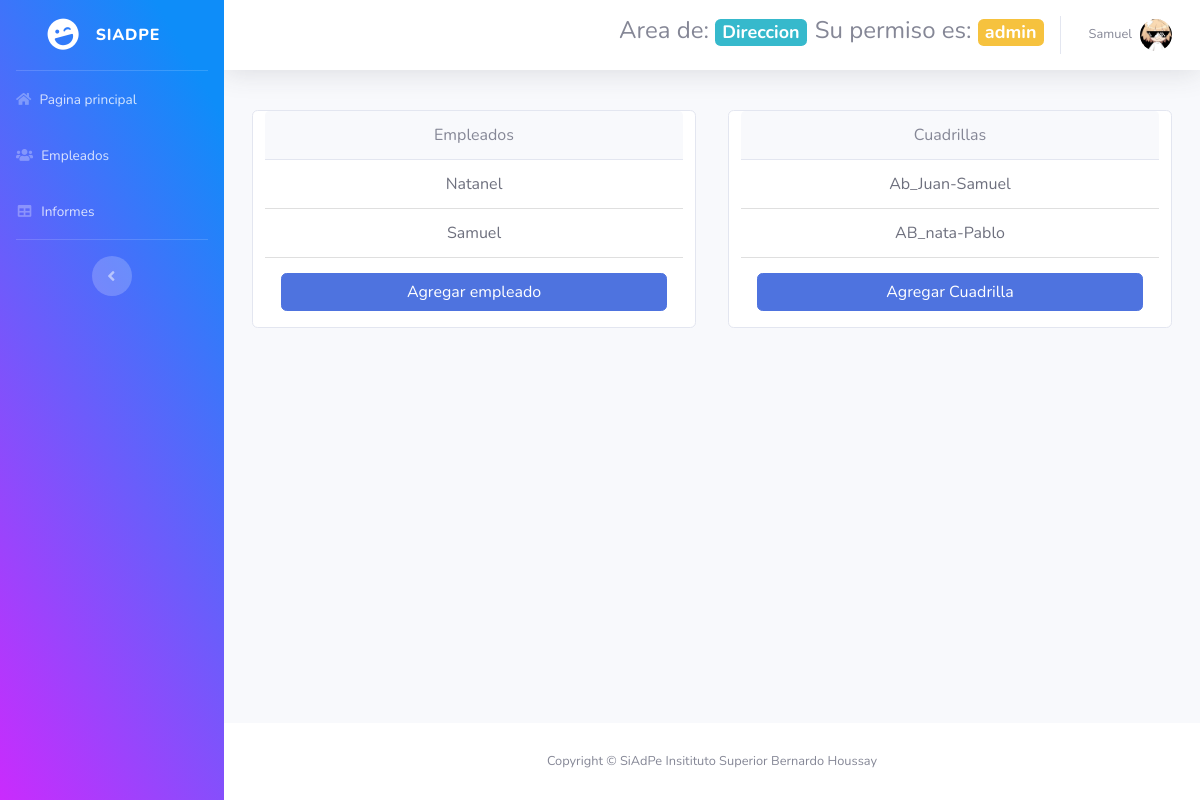
The app's page /dashboardAdmin/empleados.php (signed in), older data.
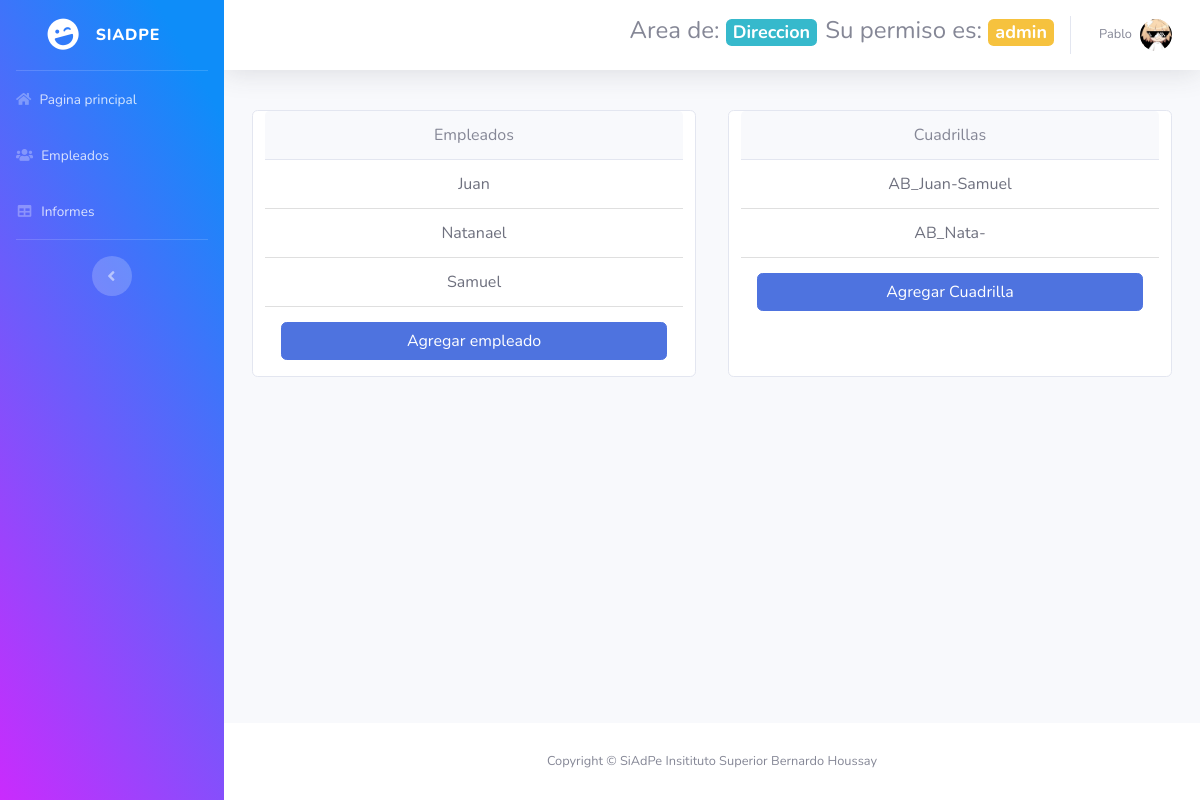
The same page, newer data.
### tables this page shows
CREATE TABLE IF NOT EXISTS `usuarios` (
  `id` int(11) NOT NULL AUTO_INCREMENT,
  `usuario` varchar(300) NOT NULL,
  `password` varchar(300) NOT NULL,
  `idRol` int(11) NOT NULL,
  `nombre` varchar(300) NOT NULL,
  `habilitado` tinyint(4) NOT NULL,
  PRIMARY KEY (`id`),
  KEY `idRol` (`idRol`)
);

CREATE TABLE IF NOT EXISTS `cuadrillas` (
  `id` int(11) NOT NULL AUTO_INCREMENT,
  `nombre` varchar(100) NOT NULL,
  `id_area` int(11) NOT NULL,
  PRIMARY KEY (`id`),
  KEY `id_area` (`id_area`)
);

### dashboardAdmin/empleados.php (the view, shortened to what this page needs)
<?php require_once "vistas/parte_superior.php"?>
<?php
$objeto = new Conexion();
$conexion = $objeto->Conectar();
$consulta = "SELECT Usuarios.nombre FROM Empleados INNER JOIN Usuarios ON Empleados.id_usuario = Usuarios.id ORDER BY nombre ASC";
$resultado = $conexion->prepare($consulta);
$resultado->execute();
$dataEmpleados=$resultado->fetchAll(PDO::FETCH_ASSOC);
$consulta = "SELECT nombre FROM `cuadrillas`";
$resultado = $conexion->prepare($consulta);
$resultado->execute();
$dataCuadrillas=$resultado->fetchAll(PDO::FETCH_ASSOC);
?>
<div class="container text-center">
  <div class="row row-cols-2">
    <div class="card col m-3">
      <div class="card-header">
        Empleados
      </div>
      <ul class="list-group list-group-flush">
        <?php
        foreach($dataEmpleados as $dat) {
          ?>
          <li class="list-group-item list-group-item-action"><?php echo $dat['nombre'] ?></li>
        <?php
        }
        ?>
      </ul>
      <button id="btnNuevoEmpleado" type="button" class="btn btn-primary m-3" data-toggle="modal">Agregar empleado</button>
    </div>
    <div class="card col m-3">
      <div class="card-header">
        Cuadrillas
      </div>
      <ul class="list-group list-group-flush">
      <?php
        foreach($dataCuadrillas as $dat) {
          ?>
          <li class="list-group-item list-group-item-action"><?php echo $dat['nombre'] ?></li>
        <?php
        }
        ?>
      </ul>
      <button id="btnNuevaCuadrilla" type="button" class="btn btn-primary row m-3">Agregar Cuadrilla</button>
    </div>
  </div>
</div>
<?php require_once "vistas/parte_inferior.php"?>

### dashboardAdmin/vistas/parte_superior.php (shortened to what this page needs)
<!DOCTYPE html>
<html lang="en">
<head>
  <link href="vendor/fontawesome-free/css/all.min.css" rel="stylesheet" type="text/css">
  <link href="css/sb-admin-2.min.css" rel="stylesheet">
  <link rel="stylesheet"  type="text/css" href="main.css">
  <link rel="stylesheet" type="text/css" href="vendor/datatables/datatables.min.css"/>
  <link rel="stylesheet"  type="text/css" href="vendor/datatables/DataTables-1.10.18/css/dataTables.bootstrap4.min.css">
  <link rel="stylesheet"  type="text/css"  href="https://cdn.datatables.net/datetime/1.1.2/css/dataTables.dateTime.min.css"/>
</head>
<body id="page-top">
  <div id="wrapper">
    <ul class="navbar-nav bg-gradient-primary sidebar sidebar-dark accordion" id="accordionSidebar">
      <a class="sidebar-brand d-flex align-items-center justify-content-center" href="index.php">
        <div class="sidebar-brand-icon rotate-n-15">
          <i class="fas fa-laugh-wink"></i>
        </div>
        <div class="sidebar-brand-text mx-3">SiAdPe</div>
      </a>
      <hr class="sidebar-divider my-0">
      <li class="nav-item">
        <a class="nav-link" href="index.php">
        <i class="fa fa-home" aria-hidden="true"></i>
          <span>Pagina principal</span></a>
      </li>
      <li class="nav-item" id="navItemxD">
        <a class="nav-link" href="empleados.php">
        <i class="fa fa-users" aria-hidden="true"></i>
        <span>Empleados</span></a>
      </li>
      <li class="nav-item">
        <a class="nav-link" href="informes.php">
        <i class="fas fa-fw fa-table"></i>
        <span>Informes</span></a>
      </li>
      <hr class="sidebar-divider d-none d-md-block">
      <div class="text-center d-none d-md-inline">
        <button class="rounded-circle border-0" id="sidebarToggle"></button>
      </div>
    </ul>
    <div id="content-wrapper" class="d-flex flex-column">
      <div id="content">
        <nav class="navbar navbar-expand navbar-light bg-white topbar mb-4 static-top shadow">
          <ul class="navbar-nav ml-auto">
            <h4 class="text-center ml-2 mt-3">Area de: <span class="badge badge-info"><?php echo $_SESSION["s_area"]; ?></span></h4>
            <h4 class="text-center ml-2 mt-3">Su permiso es: <span class="badge badge-warning"><?php echo $_SESSION["s_rol_descripcion"]; ?></span></h4>
            <li class="nav-item dropdown no-arrow">
              <a class="nav-link dropdown-toggle" href="#" id="userDropdown" role="button" data-toggle="dropdown" aria-haspopup="true" aria-expanded="false">
                <span class="mr-2 d-none d-lg-inline text-gray-600 small" id="nombreUsuario"><?php echo $_SESSION["s_nombre"];?></span>
                <img class="img-profile rounded-circle" src="img/Neco-Arc-Glasses.jpg">
              </a>
            </li>
          </ul>
        </nav>

Row changes from the older to the newer data that the page shows:
now on this page (row unchanged): usuarios: nombre "Juan"
changed usuarios: nombre "Natanel" → "Natanael"
changed cuadrillas: nombre "Ab_Juan-Samuel" → "AB_Juan-Samuel"
changed cuadrillas: nombre "AB_nata-Pablo" → "AB_Nata-"
Text that changed along with them:
$_SESSION["s_nombre"]: "Samuel" → "Pablo"
